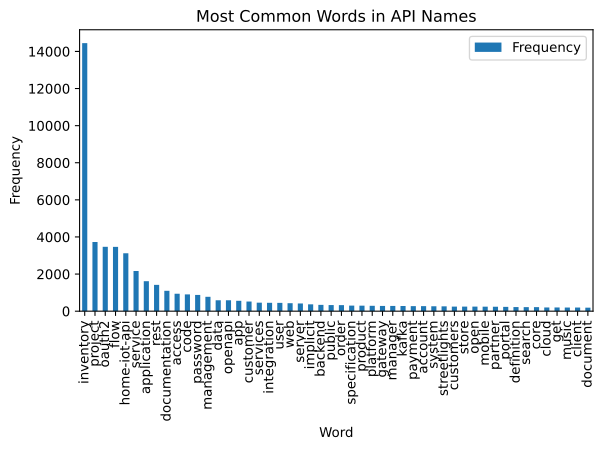

Generate this figure with Python:
import nltk
import numpy as np
import pandas as pd
from matplotlib import pyplot as plt
from pymongo import MongoClient

client = MongoClient('mongodb://localhost:27017/?directConnection=true')
db = client['swagger']

apis = db['apis']

all_apis = apis.find({}, {'_name': 1}).limit(100000)

# Create an empty array
name_array = []

# Iterate over the result
for document in all_apis:
    name = document['_name']
    name_array.append(name)


print("Number of APIs: " + str(len(name_array)))

# split the name into words and store them in a list
name_array = [name.split() for name in name_array]

# flatten the list
name_array = [word for name in name_array for word in name]

# convert all words to lowercase
name_array = [word.lower() for word in name_array]

# remove all words with less than 3 characters
name_array = [word for word in name_array if len(word) > 2]

# remove stopwords
from nltk.corpus import stopwords
nltk.download('stopwords')

stop_words = stopwords.words('english')

name_array = [word for word in name_array if word not in stop_words]

# remove punctuation
import string
name_array = [word for word in name_array if word not in string.punctuation]

# remove "api" word "simple" word
name_array = [word for word in name_array if word not in ['api', 'simple', "petstore", "sample", "defaulttitle", "your-api", "apis", "test", "swagger", "example", "demo"]]

# find the most common words
from collections import Counter

# Create a Counter object
counter = Counter(name_array)

# Get the 10 most common words
most_common = counter.most_common(50)

# Print the 10 most common words
print(most_common)

# plot distribution of most common words
# Create a dataframe from the most common words
df = pd.DataFrame(most_common, columns=['Word', 'Frequency'])

# Set the word as the index
df.set_index('Word', inplace=True)

# Plot the dataframe
df.plot.bar()
plt.xlabel("Word")
plt.ylabel("Frequency")
plt.title("Most Common Words in API Names")
# put some space between the labels of x-axis
plt.gcf().subplots_adjust(bottom=0.25)
plt.tight_layout()

# # save most_common words to file without frequency
# most_common = [word[0] for word in most_common]
# with open('most_common_words.txt', 'w') as f:
#     for item in most_common:
#         f.write("%s\n" % item)
#
# # dump most_common words to json file without frequency
# import json
# with open('most_common_words.json', 'w') as f:
#     json.dump(most_common, f)

# save the plot as a svg file
plt.savefig('most_common_words.svg', dpi=500, bbox_inches='tight', format='svg')

plt.show()
